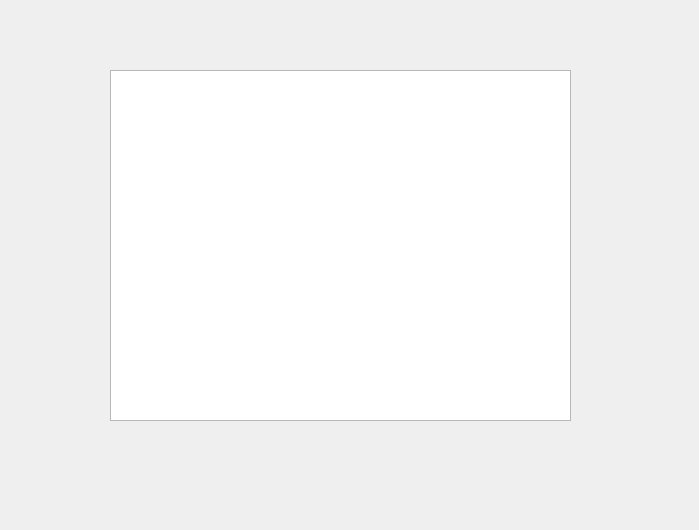
<?xml version="1.0" encoding="UTF-8"?>
<ui version="4.0">
 <class>Form</class>
 <widget class="QWidget" name="Form">
  <property name="geometry">
   <rect>
    <x>0</x>
    <y>0</y>
    <width>699</width>
    <height>530</height>
   </rect>
  </property>
  <property name="windowTitle">
   <string>Form</string>
  </property>
  <widget class="QTableView" name="tableView">
   <property name="geometry">
    <rect>
     <x>110</x>
     <y>70</y>
     <width>461</width>
     <height>351</height>
    </rect>
   </property>
  </widget>
 </widget>
 <resources/>
 <connections/>
</ui>
